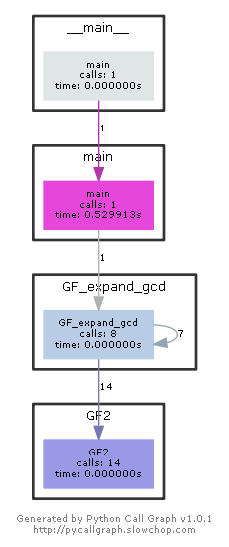

Here is the Python script that generated this plot:
# -*- coding: utf-8 -*-
'''
利用有限域拓展欧几里得算法得到
'''
from pycallgraph import Config
from pycallgraph import GlobbingFilter
from pycallgraph import PyCallGraph
from pycallgraph.output import GraphvizOutput


def GF2(a, b, sign, ploy):
    ans = 0
    if sign == '+' or sign == '-':  # 加减
        ans = a ^ b
        return ans, 0

    elif sign == '*':  # 乘
        while b > 0:
            if b & 1 == 1:
                ans = ans ^ a
            a = a << 1
            if 1 & (a >> 8) == 1:
                a = a ^ ploy
            a = a & 0xff  # 这一步有何目的？
            b = b >> 1
        return ans, 0

    else:  # 除
        if a == 0:
            return 0, 0
        elif b == 0:
            print("error!")
            return None, None

        rec = len(str(bin(a))[2:]) - len(str(bin(b))[2:])
        while rec >= 0:
            ans = ans ^ (1 << rec)
            a = a ^ (b << rec)
            if a == 0:
                rec = 0 - len(str(bin(b))[2:])
            else:
                rec = len(str(bin(a))[2:]) - len(str(bin(b))[2:])
            # print(f"a:{bin(a)},b:{bin(b)}")
            # print(f"rec:{rec}")

        return ans, a


def GF_expand_gcd(a, b, ploy):
    if b == 0:
        return 1, 0, a
    else:
        m, r = GF2(a, b, '/', ploy)
        x_tmp, y_tmp, gcd = GF_expand_gcd(b, r, ploy)
        x = y_tmp
        y = x_tmp ^ GF2(y_tmp, m, '*', ploy)[0]
        return x, y, gcd


def main():
    ploy = 0x11b
    s = input()
    a = int(s, 16)

    inverse = GF_expand_gcd(a, ploy, ploy)[0]

    if inverse < 16:
        print(f"0{str(hex(inverse))[2:]}")
    else:
        print(f"{str(hex(inverse))[2:]}")


if __name__ == "__main__":
    ############################################################################
    '''
        生成函数调用图
    '''
    config = Config()
    config.trace_filter = GlobbingFilter(
        include=[
            '*'
        ]
    )
    config.trace_filter = GlobbingFilter(
        exclude=['pycallgraph.*']
    )
    ############################################################################

    graphviz = GraphvizOutput()
    graphviz.output_file = '有限域求逆元.png'
    with PyCallGraph(output=graphviz, config=config):
        main()
